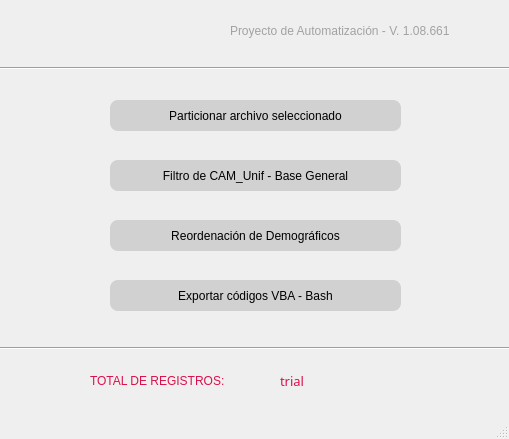
<?xml version="1.0" encoding="UTF-8"?>
<ui version="4.0">
 <class>MainWindow</class>
 <widget class="QMainWindow" name="MainWindow">
  <property name="geometry">
   <rect>
    <x>0</x>
    <y>0</y>
    <width>509</width>
    <height>439</height>
   </rect>
  </property>
  <property name="windowTitle">
   <string>DB</string>
  </property>
  <widget class="QWidget" name="centralwidget">
   <widget class="QLabel" name="label_Version_Control">
    <property name="geometry">
     <rect>
      <x>230</x>
      <y>20</y>
      <width>281</width>
      <height>21</height>
     </rect>
    </property>
    <property name="styleSheet">
     <string notr="true">color: rgb(162, 162, 162);
font: italic 10pt &quot;MS Sans Serif&quot;;</string>
    </property>
    <property name="text">
     <string>Proyecto de Automatización - V. 1.08.661</string>
    </property>
   </widget>
   <widget class="QLabel" name="label_LOGO">
    <property name="geometry">
     <rect>
      <x>50</x>
      <y>20</y>
      <width>109</width>
      <height>31</height>
     </rect>
    </property>
    <property name="text">
     <string/>
    </property>
    <property name="pixmap">
     <pixmap>../resources/ico/Logo_Label.png</pixmap>
    </property>
    <property name="scaledContents">
     <bool>true</bool>
    </property>
   </widget>
   <widget class="Line" name="line_Vertical_Tittle">
    <property name="geometry">
     <rect>
      <x>0</x>
      <y>60</y>
      <width>601</width>
      <height>16</height>
     </rect>
    </property>
    <property name="orientation">
     <enum>Qt::Horizontal</enum>
    </property>
   </widget>
   <widget class="QPushButton" name="pushButton_Partitions_BD">
    <property name="geometry">
     <rect>
      <x>110</x>
      <y>100</y>
      <width>291</width>
      <height>31</height>
     </rect>
    </property>
    <property name="styleSheet">
     <string notr="true">QPushButton
{
	border-radius:8px;
	color: rgb(0, 0, 0);
	background-color: rgb(209, 209, 209);
}
QPushButton:Hover
{
	color: rgb(255, 255, 255);
	background-color: rgb(217, 16, 76);
}
QPushButton:pressed
{
	color: rgb(255, 255, 255);
	background-color: rgb(0, 0, 0);
}
</string>
    </property>
    <property name="text">
     <string>Particionar archivo seleccionado</string>
    </property>
    <property name="default">
     <bool>false</bool>
    </property>
   </widget>
   <widget class="QLabel" name="label_Total_Registers">
    <property name="geometry">
     <rect>
      <x>90</x>
      <y>370</y>
      <width>161</width>
      <height>21</height>
     </rect>
    </property>
    <property name="styleSheet">
     <string notr="true">color: rgb(217, 16, 76);
font: 87 9pt &quot;Arial Black&quot;;</string>
    </property>
    <property name="text">
     <string>TOTAL DE REGISTROS:</string>
    </property>
   </widget>
   <widget class="Line" name="line_Vertical_2">
    <property name="geometry">
     <rect>
      <x>0</x>
      <y>340</y>
      <width>601</width>
      <height>16</height>
     </rect>
    </property>
    <property name="orientation">
     <enum>Qt::Horizontal</enum>
    </property>
   </widget>
   <widget class="QLabel" name="label_Total_Registers_2">
    <property name="geometry">
     <rect>
      <x>280</x>
      <y>370</y>
      <width>161</width>
      <height>21</height>
     </rect>
    </property>
    <property name="font">
     <font>
      <family>Arial Black</family>
      <pointsize>10</pointsize>
      <weight>10</weight>
      <italic>false</italic>
      <bold>false</bold>
     </font>
    </property>
    <property name="styleSheet">
     <string notr="true">color: rgb(217, 16, 76);
font: 87 10pt &quot;Arial Black&quot;;</string>
    </property>
    <property name="text">
     <string>trial</string>
    </property>
   </widget>
   <widget class="QPushButton" name="pushButton_CAM">
    <property name="geometry">
     <rect>
      <x>110</x>
      <y>160</y>
      <width>291</width>
      <height>31</height>
     </rect>
    </property>
    <property name="styleSheet">
     <string notr="true">QPushButton
{
	border-radius:8px;
	color: rgb(0, 0, 0);
	background-color: rgb(209, 209, 209);
}
QPushButton:Hover
{
	color: rgb(255, 255, 255);
	background-color: rgb(217, 16, 76);
}
QPushButton:pressed
{
	color: rgb(255, 255, 255);
	background-color: rgb(0, 0, 0);
}
</string>
    </property>
    <property name="text">
     <string>Filtro de CAM_Unif - Base General</string>
    </property>
    <property name="default">
     <bool>false</bool>
    </property>
   </widget>
   <widget class="QPushButton" name="pushButton_MINS">
    <property name="geometry">
     <rect>
      <x>110</x>
      <y>220</y>
      <width>291</width>
      <height>31</height>
     </rect>
    </property>
    <property name="styleSheet">
     <string notr="true">QPushButton
{
	border-radius:8px;
	color: rgb(0, 0, 0);
	background-color: rgb(209, 209, 209);
}
QPushButton:Hover
{
	color: rgb(255, 255, 255);
	background-color: rgb(217, 16, 76);
}
QPushButton:pressed
{
	color: rgb(255, 255, 255);
	background-color: rgb(0, 0, 0);
}
</string>
    </property>
    <property name="text">
     <string>Reordenación de Demográficos</string>
    </property>
    <property name="default">
     <bool>false</bool>
    </property>
   </widget>
   <widget class="QPushButton" name="pushButton_Coding">
    <property name="geometry">
     <rect>
      <x>110</x>
      <y>280</y>
      <width>291</width>
      <height>31</height>
     </rect>
    </property>
    <property name="styleSheet">
     <string notr="true">QPushButton
{
	border-radius:8px;
	color: rgb(0, 0, 0);
	background-color: rgb(209, 209, 209);
}
QPushButton:Hover
{
	color: rgb(255, 255, 255);
	background-color: rgb(217, 16, 76);
}
QPushButton:pressed
{
	color: rgb(255, 255, 255);
	background-color: rgb(0, 0, 0);
}
</string>
    </property>
    <property name="text">
     <string>Exportar códigos VBA - Bash</string>
    </property>
    <property name="default">
     <bool>false</bool>
    </property>
   </widget>
  </widget>
  <widget class="QMenuBar" name="menubar">
   <property name="geometry">
    <rect>
     <x>0</x>
     <y>0</y>
     <width>509</width>
     <height>21</height>
    </rect>
   </property>
  </widget>
  <widget class="QStatusBar" name="statusbar"/>
 </widget>
 <resources/>
 <connections/>
</ui>
